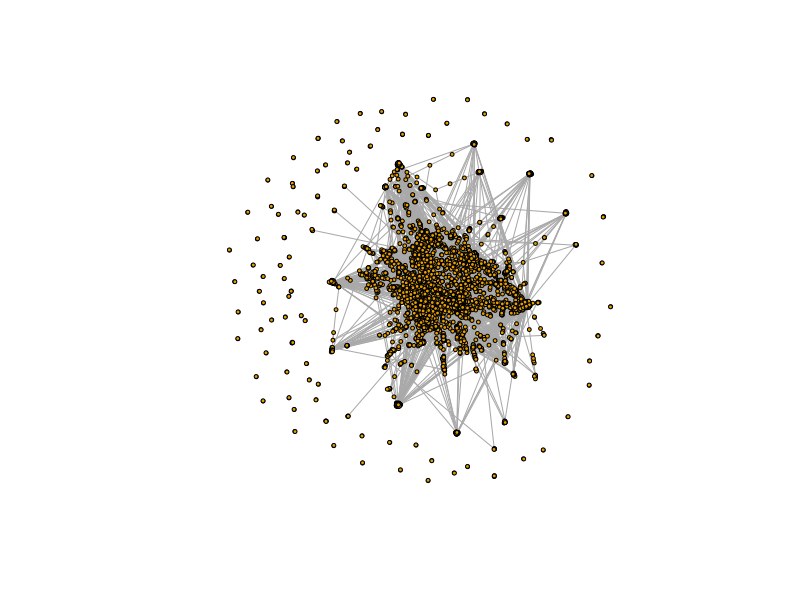

Write the R code that produced this figure.
#!/usr/bin/Rscript
#
# File:    visualizeWormPPIgraph.R
# Author:  Alex Stivala
# Created: March 2017
#
# Make PostScript file visualizeng the worm PPI graph
# 
# Writes to the file worm_ppi_graph.eps
#

library(igraph)

D <-read.csv('PPIs_score_info.csv')
D$Gene_ID_a <- as.character(D$Gene_ID_a)
D$Gene_ID_b <- as.character(D$Gene_ID_b)
g <- graph.data.frame(data.frame(Gene_ID_a=D$Gene_ID_a, Gene_ID_b=D$Gene_ID_b), 
                      directed = FALSE, vertices = NULL)
summary(g)
g <- simplify(g , remove.multiple = TRUE, remove.loops = TRUE)
summary(g)

postscript('worm_ppi_graph.eps')
plot(g , vertex.label=NA, vertex.size = 2,
     layout=layout.auto)
#     layout=layout.kamada.kawai)
#     layout=layout.fruchterman.reingold)
dev.off()


